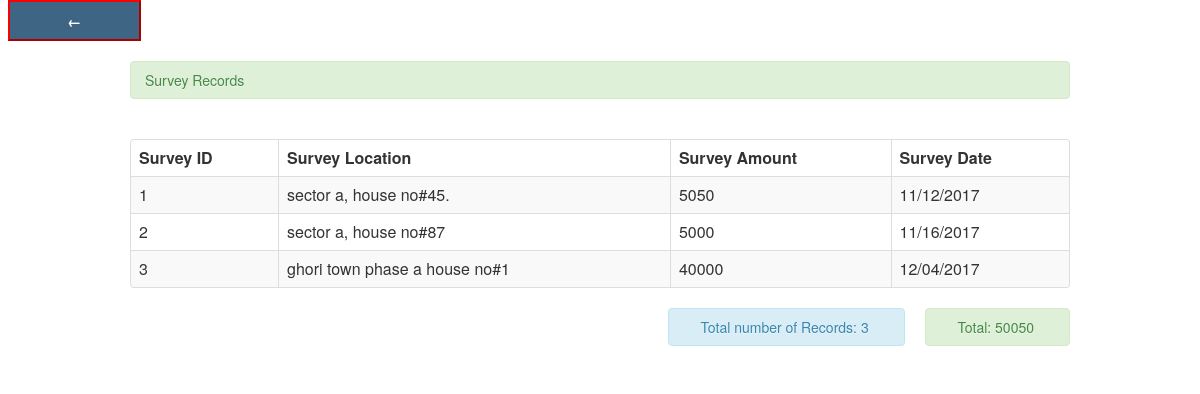
The page /pages/view_survey.php on the database its author committed.
### tables this page shows
CREATE TABLE IF NOT EXISTS `survey` (
  `survey_Id` int(11) NOT NULL AUTO_INCREMENT,
  `survey_location` varchar(110) NOT NULL,
  `survey_amount` varchar(12) NOT NULL,
  `survey_date` varchar(15) NOT NULL,
  PRIMARY KEY (`survey_Id`)
);

### pages/view_survey.php (the view, shortened to what this page needs)
<head>
</head>
<?php
include('header.php');
?>
<body>
<a class="auto-style5" href="index_view1.php"><strong><span class="auto-style6">
<input class="auto-style7" style="border-bottom-color: #FF0000; border-color: #FF0000; width: 133px; height: 41px; border-left-color: #FF0000; border-right-color: #FF0000; border-top-color: #FF0000;" type="button" value="&#8592;"></span></strong></a><br>
<br>
<div class="container">
  <div class="alert alert-success">Survey Records</div>
<br />
	     <table  class="table table-striped table-bordered">
                            <thead>
                                <tr>
                                    <th>Survey ID</th>
                                    <th>Survey Location</th>
                                    <th>Survey Amount</th>
                                    <th>Survey Date</th>
                                </tr>
                            </thead>
                            <tbody>
							<?php
							$query=mysql_query("select * from survey order by survey_Id ")or die(mysql_error());
							while($row=mysql_fetch_array($query)){
							?>
										<tr>
                                         <td><?php echo $row['survey_Id'] ?></td>
                                         <td><?php echo $row['survey_location'] ?></td>
                                         <td><?php echo $row['survey_amount'] ?></td>
                                         <td><?php echo $row['survey_date'] ?></td>
                                </tr>
						          <?php } ?>
                            </tbody>
                        </table>
						        <?php
                            $result = mysql_query("SELECT sum(survey_amount) FROM survey") or die(mysql_error());
                            while ($rows = mysql_fetch_array($result)) {
                                ?>
                                <div class="pull-right">
                                    <div class="span"><div class="alert alert-success"><i class="icon-credit-card icon-large"></i>&nbsp;Total:&nbsp;<?php echo $rows['sum(survey_amount)']; ?></div></div>
                                </div>
                            <?php }
                            ?>
								        <?php
                            $result1 = mysql_query("SELECT count(survey_Id) FROM survey") or die(mysql_error());
                            while ($rows1 = mysql_fetch_array($result1)) {
                                ?>
                                <div class="pull-right">
                                    <div class="span"><div class="alert alert-info"><i class="icon-credit-card icon-large"></i>&nbsp;Total number of Records:&nbsp;<?php echo $rows1['count(survey_Id)']; ?></div></div>
                                </div>
                            <?php }
                            ?>
</div>
</body>
</html>

### pages/view_survey.php (style rules this page uses)
.auto-style5 { text-decoration: none; }
.auto-style6 { font-size: xx-large; }
.auto-style7 { color: #FFFFFF; font-weight: bold; background-color: #3E6684; }

### rows shown on the page
survey: survey_Id "1", survey_location "sector a, house no#45.", survey_amount "5050", survey_date "11/12/2017"
survey: survey_Id "2", survey_location "sector a, house no#87", survey_amount "5000", survey_date "11/16/2017"
survey: survey_Id "3", survey_location "ghori town phase a house no#1", survey_amount "40000", survey_date "12/04/2017"

### other values the page prints
$rows['sum(survey_amount)'] "50050"
$rows1['count(survey_Id)'] "3"
